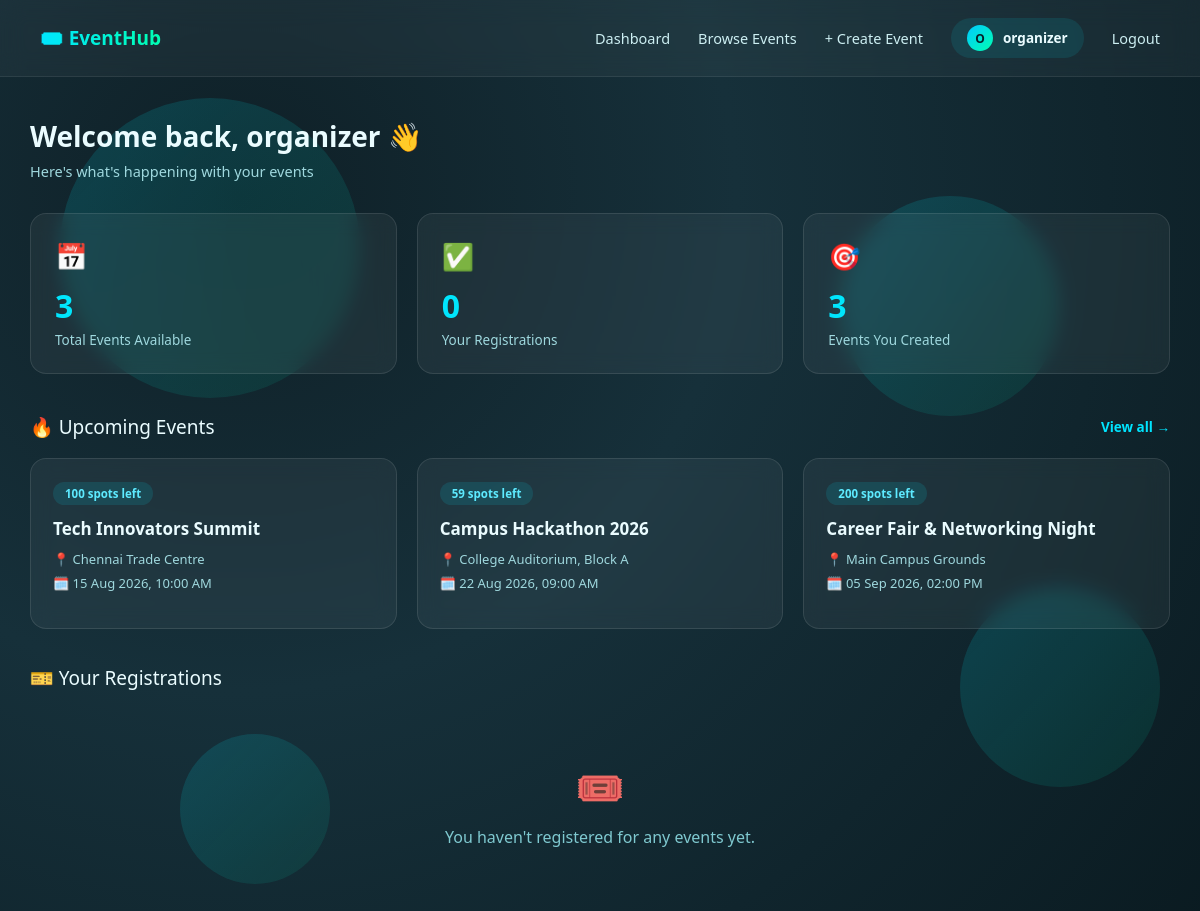
The page /dashboard (signed in) on the database its author committed.
### tables this page shows
CREATE TABLE event (
            id INTEGER PRIMARY KEY AUTOINCREMENT,
            title TEXT NOT NULL,
            description TEXT NOT NULL,
            location TEXT NOT NULL,
            event_date TIMESTAMP NOT NULL,
            capacity INTEGER DEFAULT 50,
            organizer_id INTEGER NOT NULL,
            created_at TIMESTAMP DEFAULT CURRENT_TIMESTAMP,
            FOREIGN KEY (organizer_id) REFERENCES user (id)
        );

### app.py (the view, shortened to what this page needs)
@app.route('/dashboard')
@login_required
def dashboard():
    db = get_db()
    now = datetime.utcnow().strftime('%Y-%m-%d %H:%M:%S')
    upcoming_rows = db.execute(
        "SELECT * FROM event WHERE event_date >= ? ORDER BY event_date LIMIT 6", (now,)
    ).fetchall()
    upcoming_events = []
    for row in upcoming_rows:
        spots_left, _ = event_spots_left(row, db)
        upcoming_events.append({**dict(row), 'spots_left': spots_left, 'event_date': parse_dt(row['event_date'])})
    my_regs_rows = db.execute("""
        SELECT r.*, e.title as event_title, e.event_date as event_date
        FROM registration r JOIN event e ON r.event_id = e.id
        WHERE r.user_id = ? AND r.status = 'confirmed'
        ORDER BY e.event_date
    """, (session['user_id'],)).fetchall()
    my_registrations = []
    total_events = db.execute("SELECT COUNT(*) FROM event").fetchone()[0]
    events_created = db.execute(
        "SELECT COUNT(*) FROM event WHERE organizer_id = ?", (session['user_id'],)
    ).fetchone()[0]
    stats = {
        'total_events': total_events,
        'my_registrations': len(my_registrations),
        'events_created': events_created
    }
    return render_template('dashboard.html', upcoming_events=upcoming_events,
                           my_registrations=my_registrations, stats=stats)

### app.py (called while the page is built)
def get_db():
    if 'db' not in g:
        g.db = sqlite3.connect(DB_NAME)
        g.db.row_factory = sqlite3.Row
        g.db.execute("PRAGMA foreign_keys = ON")
    return g.db

def parse_dt(value):
    if isinstance(value, datetime):
        return value
    for fmt in ('%Y-%m-%d %H:%M:%S', '%Y-%m-%dT%H:%M'):
        try:
            return datetime.strptime(value, fmt)
        except ValueError:
            continue
    return None

def event_spots_left(event_row, db):
    count = db.execute(
        "SELECT COUNT(*) FROM registration WHERE event_id = ? AND status = 'confirmed'",
        (event_row['id'],)
    ).fetchone()[0]
    return max(event_row['capacity'] - count, 0), count

def login_required(f):
    @wraps(f)
    def decorated(*args, **kwargs):
        if 'user_id' not in session:
            flash('Please log in to access this page.', 'info')
            return redirect(url_for('login'))
        return f(*args, **kwargs)
    return decorated

@app.context_processor
def inject_user():
    class CurrentUser:
        is_authenticated = 'user_id' in session
        username = session.get('username')
        is_organizer = session.get('is_organizer', False)
    return {'current_user': CurrentUser()}

### templates/dashboard.html (shortened to what this page needs)
{% extends "base.html" %}
{% block content %}
<div class="page-wrapper">
    <div class="page-header">
        <h1>Welcome back, {{ current_user.username }} 👋</h1>
        <p>Here's what's happening with your events</p>
    </div>
    <div class="stats-grid">
        <div class="stat-card">
            <div class="stat-icon">📅</div>
            <div class="stat-value">{{ stats.total_events }}</div>
            <div class="stat-label">Total Events Available</div>
        </div>
        <div class="stat-card">
            <div class="stat-icon">✅</div>
            <div class="stat-value">{{ stats.my_registrations }}</div>
            <div class="stat-label">Your Registrations</div>
        </div>
        {% if current_user.is_organizer %}
        <div class="stat-card">
            <div class="stat-icon">🎯</div>
            <div class="stat-value">{{ stats.events_created }}</div>
            <div class="stat-label">Events You Created</div>
        </div>
        {% endif %}
    </div>
    <div class="section-title">
        <span>🔥 Upcoming Events</span>
        <a href="{{ url_for('events') }}">View all →</a>
    </div>
    {% if upcoming_events %}
    <div class="events-grid">
        {% for event in upcoming_events %}
        <a href="{{ url_for('event_detail', event_id=event.id) }}" class="event-card">
            <span class="event-badge">{{ event.spots_left }} spots left</span>
            <h3 style="margin-top: 12px;">{{ event.title }}</h3>
            <div class="event-meta">
                <span>📍 {{ event.location }}</span>
                <span>🗓️ {{ event.event_date.strftime('%d %b %Y, %I:%M %p') }}</span>
            </div>
        </a>
        {% endfor %}
    </div>
    {% else %}
    <div class="empty-state">
        <div class="empty-icon">📭</div>
        <p>No upcoming events right now. Check back soon!</p>
    </div>
    {% endif %}
    <div class="section-title">
        <span>🎫 Your Registrations</span>
    </div>
    {% if my_registrations %}
    <table class="reg-table">
        <thead>
            <tr>
                <th>Event</th>
                <th>Date</th>
                <th>Registered On</th>
                <th></th>
            </tr>
        </thead>
        <tbody>
            {% for reg in my_registrations %}
            <tr>
                <td>{{ reg.event_title }}</td>
                <td>{{ reg.event_date.strftime('%d %b %Y, %I:%M %p') }}</td>
                <td>{{ reg.registered_at.strftime('%d %b %Y') }}</td>
                <td><a href="{{ url_for('event_detail', event_id=reg.event_id) }}" class="btn-outline" style="padding: 6px 16px; font-size: 12.5px;">View</a></td>
            </tr>
            {% endfor %}
        </tbody>
    </table>
    {% else %}
    <div class="empty-state">
        <div class="empty-icon">🎟️</div>
        <p>You haven't registered for any events yet.</p>
    </div>
    {% endif %}
</div>
{% endblock %}

### static/style.css (style rules this page uses)
* { box-sizing: border-box; margin: 0; padding: 0; }
html, body { height: 100%; width: 100%; }
body { font-family: 'Segoe UI', Arial, sans-serif; color: #eafcff; min-height: 100vh; background: radial-gradient(circle at 20% 20%, #0f2027 0%, #16303a 40%, #0a1a20 100%); background-attachment: fixed; }
.page-wrapper { position: relative; z-index: 1; max-width: 1200px; margin: 0 auto; padding: 40px 30px 80px; }
.page-header { margin-bottom: 32px; }
.page-header h1 { font-size: 28px; margin-bottom: 6px; }
.page-header p { color: #9fd8de; font-size: 14.5px; }
.stats-grid { display: grid; grid-template-columns: repeat(auto-fit, minmax(200px, 1fr)); gap: 20px; margin-bottom: 40px; }
.stat-card { background: rgba(255,255,255,0.05); border: 1px solid rgba(255,255,255,0.1); border-radius: 16px; padding: 24px; backdrop-filter: blur(10px); transition: transform 0.2s ease; }
.stat-card .stat-icon { font-size: 26px; margin-bottom: 10px; }
.stat-card .stat-value { font-size: 32px; font-weight: 700; background: linear-gradient(90deg, #00e5ff, #00ffb2); -webkit-background-clip: text; -webkit-text-fill-color: transparent; background-clip: text; }
.stat-card .stat-label { color: #9fd8de; font-size: 13.5px; margin-top: 4px; }
.section-title { font-size: 19px; margin: 36px 0 18px; display: flex; align-items: center; justify-content: space-between; }
.section-title a { font-size: 13.5px; color: #00e5ff; text-decoration: none; font-weight: 600; }
.events-grid { display: grid; grid-template-columns: repeat(auto-fill, minmax(280px, 1fr)); gap: 20px; }
.event-card { background: rgba(255,255,255,0.05); border: 1px solid rgba(255,255,255,0.1); border-radius: 16px; padding: 22px; backdrop-filter: blur(10px); transition: all 0.25s ease; text-decoration: none; color: inherit; display: block; position: relative; overflow: hidden; }
.event-card::before { content: ''; position: absolute; top: 0; left: 0; right: 0; height: 3px; background: linear-gradient(90deg, #00c9ff, #00ffb2); transform: scaleX(0); transform-origin: left; transition: transform 0.3s ease; }
.event-card h3 { font-size: 17px; margin-bottom: 10px; }
.event-meta { font-size: 13px; color: #9fd8de; display: flex; flex-direction: column; gap: 6px; margin-bottom: 14px; }
.event-badge { display: inline-block; padding: 4px 12px; border-radius: 20px; font-size: 11.5px; font-weight: 700; background: rgba(0, 229, 255, 0.12); color: #5eeaff; }
.empty-state { text-align: center; padding: 50px 20px; color: #7fc9d0; }
.empty-state .empty-icon { font-size: 40px; margin-bottom: 12px; }

### rows shown on the page
event: spots_left "100", title "Tech Innovators Summit", location "Chennai Trade Centre", event_date "15 Aug 2026, 10:00 AM"
event: spots_left "59", title "Campus Hackathon 2026", location "College Auditorium, Block A", event_date "22 Aug 2026, 09:00 AM"
event: spots_left "200", title "Career Fair & Networking Night", location "Main Campus Grounds", event_date "05 Sep 2026, 02:00 PM"

### other values the page prints
{{ current_user.username[0]|upper }} "O"
{{ current_user.username }} "organizer"
{{ stats.total_events }} "3"
{{ stats.my_registrations }} "0"
{{ stats.events_created }} "3"
